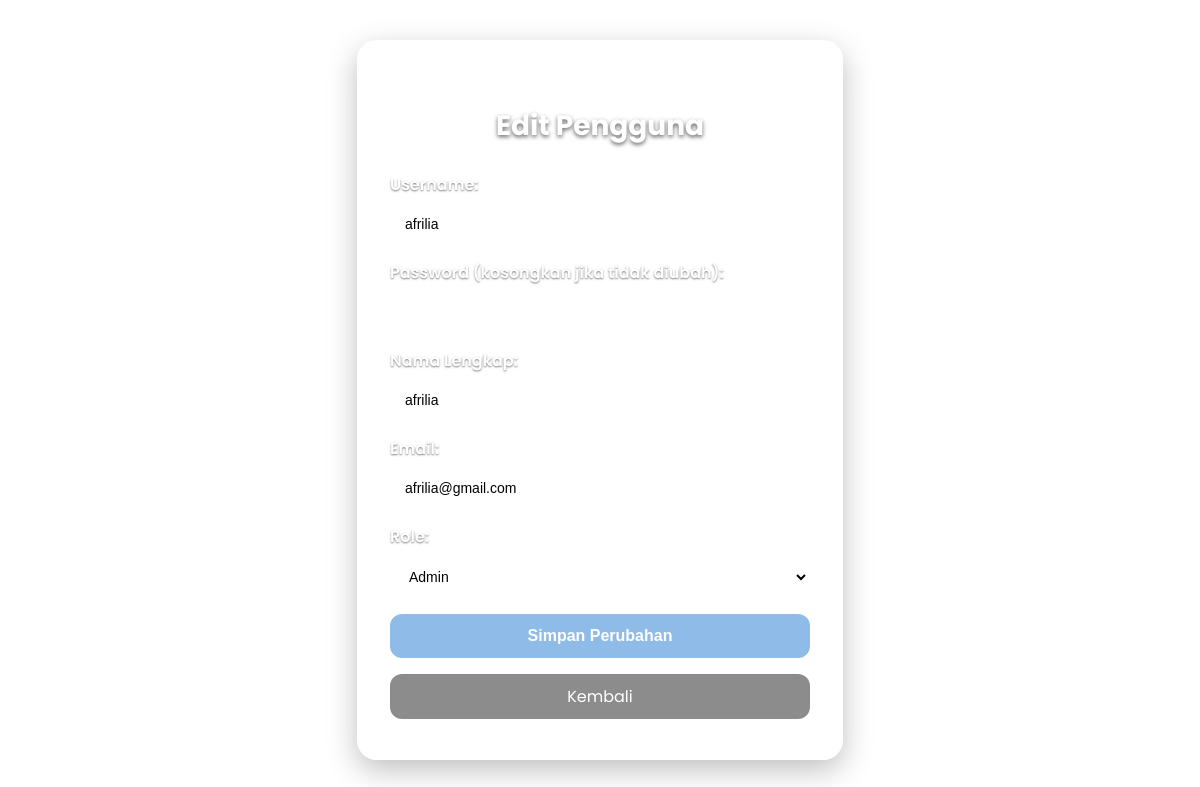
/admin/ditad.php?id_user=17, run on the app's committed database.
### tables this page shows
CREATE TABLE `users` (
  `id_user` int(11) NOT NULL,
  `username` varchar(100) NOT NULL,
  `role` enum('user','admin') NOT NULL,
  `nama_lengkap` varchar(200) NOT NULL,
  `email` varchar(150) NOT NULL,
  `password` varchar(255) NOT NULL,
  `foto` text NOT NULL
);

### admin/ditad.php (the view, shortened to what this page needs)
<?php
include "../koneksi/koneksi.php";
$id = $_GET['id_user'];
$result = mysqli_query($koneksi, "SELECT * FROM users WHERE id_user='$id'");
$row = mysqli_fetch_assoc($result);
?>
<!DOCTYPE html>
<html lang="id">
<head>
</head>
<body>
  <form method="POST">
    <h2>Edit Pengguna</h2>
    <label>Username:</label>
    <input type="text" name="username" value="<?= $row['username']; ?>" required>
    <label>Password (kosongkan jika tidak diubah):</label>
    <input type="password" name="password">
    <label>Nama Lengkap:</label>
    <input type="text" name="nama_lengkap" value="<?= $row['nama_lengkap']; ?>" required>
    <label>Email:</label>
    <input type="email" name="email" value="<?= $row['email']; ?>" required>
    <label>Role:</label>
    <select name="role">
      <option value="admin" <?= $row['role']=='admin'?'selected':''; ?>>Admin</option>
    </select>
    <button type="submit">Simpan Perubahan</button>
    <a href="pengguna.php">Kembali</a>
  </form>
</body>
</html>

### admin/ditad.php (style rules this page uses)
body { font-family: Poppins, sans-serif; margin: 0; min-height: 100vh; background: url('https://images.unsplash.com/photo-1501785888041-af3ef285b470') no-repeat center/cover; display: flex; justify-content: center; align-items: center; }
form { width: 90%; max-width: 420px; padding: 40px 32px; border-radius: 20px; background: rgba(255, 255, 255, 0.23); backdrop-filter: blur(5px); -webkit-backdrop-filter: blur(5px); border: 1px solid rgba(255, 255, 255, 0.45); box-shadow: 0 10px 30px rgba(0,0,0,0.25); animation: fadeIn .6s ease; }
h2 { text-align: center; margin-bottom: 25px; font-weight: 700; font-size: 28px; color: white; text-shadow: 0 2px 4px rgba(0,0,0,0.6); }
label { font-weight: 600; color: white; text-shadow: 0 1px 2px rgba(0,0,0,0.5); margin-bottom: 6px; display: block; }
input, select { width: 100%; padding: 12px 14px; border-radius: 12px; border: 1px solid rgba(255,255,255,0.6); background: rgba(255,255,255,0.85); font-size: 14px; margin-bottom: 15px; transition: .25s ease; }
button { width: 100%; padding: 13px; background: #62a0deb7; color: white; border: none; border-radius: 12px; font-size: 16px; cursor: pointer; font-weight: 600; transition: .25s ease; }
a { text-decoration: none; text-align: center; display: block; margin-top: 16px; color: white; padding: 10px; background: rgba(0,0,0,0.45); border-radius: 12px; transition: .25s ease; }

### data on the page
users: username "afrilia", nama_lengkap "afrilia", email "afrilia@gmail.com", role "Admin"
